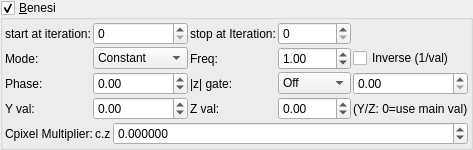
    <widget class="MyGroupBox" name="groupCheck_transf_function_enabledE_false">
     <property name="title">
      <string>&amp;Benesi</string>
     </property>
     <property name="checkable">
      <bool>true</bool>
     </property>
     <layout class="QVBoxLayout" name="verticalLayout_14" stretch="0,0">
      <property name="spacing">
       <number>2</number>
      </property>
      <property name="leftMargin">
       <number>2</number>
      </property>
      <property name="topMargin">
       <number>2</number>
      </property>
      <property name="rightMargin">
       <number>2</number>
      </property>
      <property name="bottomMargin">
       <number>2</number>
      </property>
      <item>
       <layout class="QGridLayout" name="gridLayout_9">
        <property name="spacing">
         <number>2</number>
        </property>
        <item row="0" column="1">
         <widget class="MySpinBox" name="spinboxInt_transf_multiplier_start_iter_4">
          <property name="sizePolicy">
           <sizepolicy hsizetype="Minimum" vsizetype="Maximum">
            <horstretch>0</horstretch>
            <verstretch>0</verstretch>
           </sizepolicy>
          </property>
          <property name="minimum">
           <number>0</number>
          </property>
          <property name="maximum">
           <number>999</number>
          </property>
          <property name="value">
           <number>0</number>
          </property>
         </widget>
        </item>
        <item row="0" column="0">
         <widget class="QLabel" name="label_60">
          <property name="text">
           <string>start at iteration:</string>
          </property>
         </widget>
        </item>
        <item row="0" column="2">
         <widget class="QLabel" name="label_61">
          <property name="text">
           <string>stop at Iteration:</string>
          </property>
         </widget>
        </item>
        <item row="0" column="3">
         <widget class="MySpinBox" name="spinboxInt_transf_multiplier_stop_iter_4">
          <property name="sizePolicy">
           <sizepolicy hsizetype="Minimum" vsizetype="Maximum">
            <horstretch>0</horstretch>
            <verstretch>0</verstretch>
           </sizepolicy>
          </property>
          <property name="maximum">
           <number>999</number>
          </property>
         </widget>
        </item>
      <item row="1" column="0">
       <widget class="QLabel"><property name="text"><string>Mode:</string></property></widget>
      </item>
      <item row="1" column="1">
       <widget class="MyComboBox" name="comboBox_transf_multiplier_value_mode_4">
        <item><property name="text"><string notr="true">Constant</string></property></item>
        <item><property name="text"><string notr="true">Sine</string></property></item>
        <item><property name="text"><string notr="true">Ramp</string></property></item>
        <item><property name="text"><string notr="true">Exponential</string></property></item>
        <item><property name="text"><string notr="true">Triangle</string></property></item>
        <item><property name="text"><string notr="true">Square</string></property></item>
        <item><property name="text"><string notr="true">Smoothstep</string></property></item>
        <item><property name="text"><string notr="true">Noise</string></property></item>
        <item><property name="text"><string notr="true">Ping-pong</string></property></item>
        <item><property name="text"><string notr="true">Stepped</string></property></item>
       </widget>
      </item>
      <item row="1" column="2">
       <widget class="QLabel"><property name="text"><string>Freq:</string></property></widget>
      </item>
      <item row="1" column="3">
       <widget class="MyDoubleSpinBox" name="spinbox_transf_multiplier_frequency_4">
        <property name="minimum"><double>0.01</double></property><property name="maximum"><double>100.0</double></property>
        <property name="singleStep"><double>0.1</double></property><property name="value"><double>1.0</double></property>
       </widget>
      </item>
      <item row="1" column="4" colspan="2">
       <widget class="MyCheckBox" name="checkBox_transf_multiplier_inverse_4">
        <property name="text"><string>Inverse (1/val)</string></property>
       </widget>
      </item>
      <item row="2" column="0">
       <widget class="QLabel"><property name="text"><string>Phase:</string></property></widget>
      </item>
      <item row="2" column="1">
       <widget class="MyDoubleSpinBox" name="spinbox_transf_multiplier_phase_4">
        <property name="minimum"><double>-10.0</double></property><property name="maximum"><double>10.0</double></property>
        <property name="singleStep"><double>0.1</double></property><property name="value"><double>0.0</double></property>
       </widget>
      </item>
      <item row="2" column="2">
       <widget class="QLabel"><property name="text"><string>|z| gate:</string></property></widget>
      </item>
      <item row="2" column="3">
       <widget class="MyComboBox" name="comboBox_transf_multiplier_threshold_mode_4">
        <item><property name="text"><string notr="true">Off</string></property></item>
        <item><property name="text"><string notr="true">&gt; thresh</string></property></item>
        <item><property name="text"><string notr="true">&lt; thresh</string></property></item>
       </widget>
      </item>
      <item row="2" column="4" colspan="2">
       <widget class="MyDoubleSpinBox" name="spinbox_transf_multiplier_threshold_4">
        <property name="minimum"><double>0.0</double></property><property name="maximum"><double>1000.0</double></property>
        <property name="singleStep"><double>0.1</double></property><property name="value"><double>0.0</double></property>
       </widget>
      </item>
      <item row="3" column="0">
       <widget class="QLabel"><property name="text"><string>Y val:</string></property></widget>
      </item>
      <item row="3" column="1">
       <widget class="MyDoubleSpinBox" name="spinbox_transf_multiplier_scale_y_4">
        <property name="minimum"><double>-100.0</double></property><property name="maximum"><double>100.0</double></property>
        <property name="singleStep"><double>0.01</double></property><property name="value"><double>0.0</double></property>
       </widget>
      </item>
      <item row="3" column="2">
       <widget class="QLabel"><property name="text"><string>Z val:</string></property></widget>
      </item>
      <item row="3" column="3">
       <widget class="MyDoubleSpinBox" name="spinbox_transf_multiplier_scale_z_4">
        <property name="minimum"><double>-100.0</double></property><property name="maximum"><double>100.0</double></property>
        <property name="singleStep"><double>0.01</double></property><property name="value"><double>0.0</double></property>
       </widget>
      </item>
      <item row="3" column="4" colspan="2">
       <widget class="QLabel"><property name="text"><string notr="true">(Y/Z: 0=use main val)</string></property></widget>
      </item>
       </layout>
      </item>
      <item>
       <layout class="QGridLayout" name="gridLayout_37" columnstretch="0,0,1">
        <property name="spacing">
         <number>2</number>
        </property>
        <item row="0" column="1">
         <widget class="QLabel" name="label_117">
          <property name="text">
           <string notr="true">c.z</string>
          </property>
         </widget>
        </item>
        <item row="0" column="2">
         <widget class="MyDoubleSpinBox" name="spinbox_transf_scaleE_1">
          <property name="sizePolicy">
           <sizepolicy hsizetype="Minimum" vsizetype="Maximum">
            <horstretch>0</horstretch>
            <verstretch>0</verstretch>
           </sizepolicy>
          </property>
          <property name="prefix">
           <string/>
          </property>
          <property name="suffix">
           <string/>
          </property>
          <property name="decimals">
           <number>6</number>
          </property>
          <property name="minimum">
           <double>-99.989999999999995</double>
          </property>
          <property name="maximum">
           <double>99.989999999999995</double>
          </property>
          <property name="singleStep">
           <double>0.100000000000000</double>
          </property>
         </widget>
        </item>
        <item row="0" column="0">
         <widget class="QLabel" name="label_115">
          <property name="text">
           <string>Cpixel Multiplier:</string>
          </property>
         </widget>
        </item>
       </layout>
      </item>
     </layout>
    </widget>
